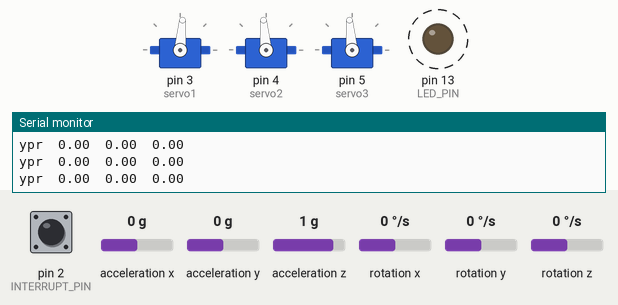
This sketch was run on a simulated Arduino Leonardo, built with avr-gcc and run on an emulated ATmega32U4. Parts: 3 × servo, output pins drawn as LEDs (lit = HIGH), the last lines printed to the serial monitor. Dashed ring = blinking. The test bench sets the inputs (shaded band); at power-on: acceleration z 1 g, acceleration x 0 g, acceleration y 0 g, rotation z 0 °/s, pin 2 (INTERRUPT_PIN) LOW, rotation x 0 °/s, rotation y 0 °/s. The sensor or clock chip raises its interrupt line as the real part does.

Above: at 1.26 s.
1.8 s: acceleration z set to 0.1 g
4.8 s: acceleration z set to -0.2 g
At 6.72 s:
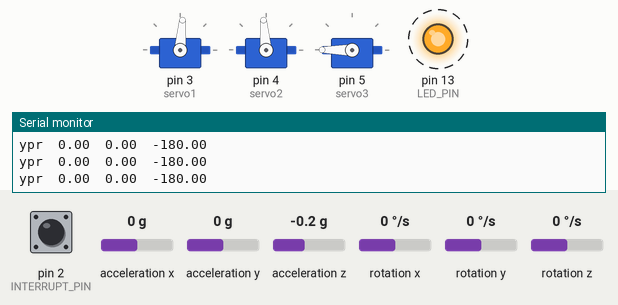
7.8 s: acceleration x set to -1.4 g
At 8.56 s:
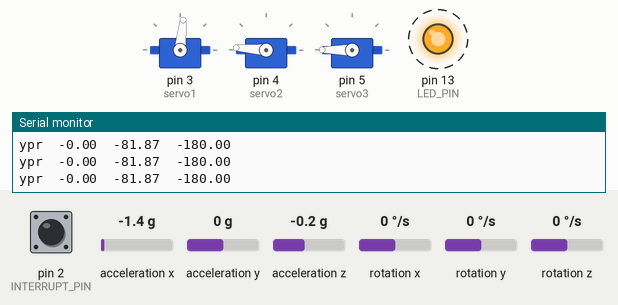
10.8 s: acceleration y set to -1.4 g
At 11.03 s:
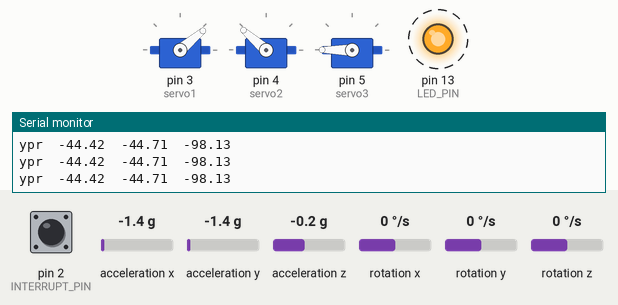
13.8 s: rotation z set to -100 °/s
At 15.04 s:
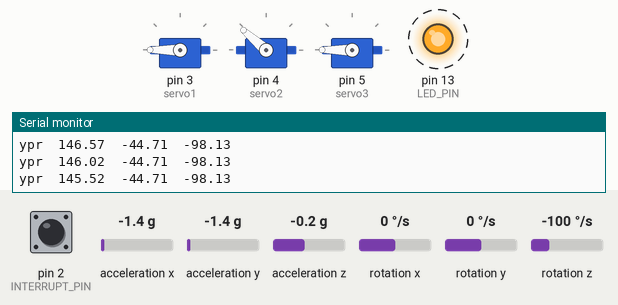
16.8 s: rotation z set to 192 °/s
Timing chart, 0 to 25.0 s (numbered marks = the images above; inputs shaded):
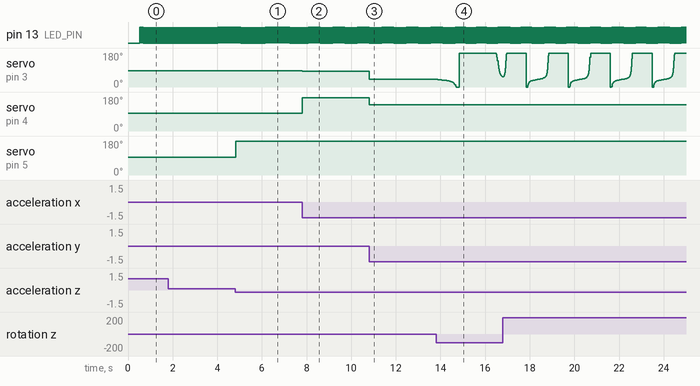

The sketch:

JJDMP6.ino
```cpp
// 6/21/2012 by Jeff Rowberg <jeff@rowberg.net>
// Updates should (hopefully) always be available at https://github.com/jrowberg/i2cdevlib
//
// Changelog:
//      2019-07-08 - Added Auto Calibration and offset generator
//       - and altered FIFO retrieval sequence to avoid using blocking code
//      2016-04-18 - Eliminated a potential infinite loop
//      2013-05-08 - added seamless Fastwire support
//                 - added note about gyro calibration
//      2012-06-21 - added note about Arduino 1.0.1 + Leonardo compatibility error
//      2012-06-20 - improved FIFO overflow handling and simplified read process
//      2012-06-19 - completely rearranged DMP initialization code and simplification
//      2012-06-13 - pull gyro and accel data from FIFO packet instead of reading directly
//      2012-06-09 - fix broken FIFO read sequence and change interrupt detection to RISING
//      2012-06-05 - add gravity-compensated initial reference frame acceleration output
//                 - add 3D math helper file to DMP6 example sketch
//                 - add Euler output and Yaw/Pitch/Roll output formats
//      2012-06-04 - remove accel offset clearing for better results (thanks Sungon Lee)
//      2012-06-01 - fixed gyro sensitivity to be 2000 deg/sec instead of 250
//      2012-05-30 - basic DMP initialization working

/* ============================================
I2Cdev device library code is placed under the MIT license
Copyright (c) 2012 Jeff Rowberg

Permission is hereby granted, free of charge, to any person obtaining a copy
of this software and associated documentation files (the "Software"), to deal
in the Software without restriction, including without limitation the rights
to use, copy, modify, merge, publish, distribute, sublicense, and/or sell
copies of the Software, and to permit persons to whom the Software is
furnished to do so, subject to the following conditions:

The above copyright notice and this permission notice shall be included in
all copies or substantial portions of the Software.

THE SOFTWARE IS PROVIDED "AS IS", WITHOUT WARRANTY OF ANY KIND, EXPRESS OR
IMPLIED, INCLUDING BUT NOT LIMITED TO THE WARRANTIES OF MERCHANTABILITY,
FITNESS FOR A PARTICULAR PURPOSE AND NONINFRINGEMENT. IN NO EVENT SHALL THE
AUTHORS OR COPYRIGHT HOLDERS BE LIABLE FOR ANY CLAIM, DAMAGES OR OTHER
LIABILITY, WHETHER IN AN ACTION OF CONTRACT, TORT OR OTHERWISE, ARISING FROM,
OUT OF OR IN CONNECTION WITH THE SOFTWARE OR THE USE OR OTHER DEALINGS IN
THE SOFTWARE.
===============================================
*/

// I2Cdev and MPU6050 must be installed as libraries, or else the .cpp/.h files
// for both classes must be in the include path of your project
#include "I2Cdev.h"
#include <Servo.h>
#include "MPU6050_6Axis_MotionApps20.h"
//#include "MPU6050.h" // not necessary if using MotionApps include file

// Arduino Wire library is required if I2Cdev I2CDEV_ARDUINO_WIRE implementation
// is used in I2Cdev.h
#if  I2CDEV_IMPLEMENTATION == I2CDEV_ARDUINO_WIRE
    #include "Wire.h"
#endif

// class default I2C address is 0x68
// specific I2C addresses may be passed as a parameter here
// AD0 low = 0x68 (default for SparkFun breakout and InvenSense evaluation board)
// AD0 high = 0x69
MPU6050 mpu;
//MPU6050 mpu(0x69); // <-- use for AD0 high

/* =========================================================================
   NOTE: In addition to connection 3.3v, GND, SDA, and SCL, this sketch
   depends on the MPU-6050's INT pin being connected to the Arduino's
   external interrupt #0 pin. On the Arduino Uno and Mega 2560, this is
   digital I/O pin 2.
 * ========================================================================= */

/* =========================================================================
   NOTE: Arduino v1.0.1 with the Leonardo board generates a compile error
   when using Serial.write(buf, len). The Teapot output uses this method.
   The solution requires a modification to the Arduino USBAPI.h file, which
   is fortunately simple, but annoying. This will be fixed in the next IDE
   release. For more info, see these links:

   http://arduino.cc/forum/index.php/topic,109987.0.html
   http://code.google.com/p/arduino/issues/detail?id=958
 * ========================================================================= */


// uncomment "OUTPUT_READABLE_QUATERNION" if you want to see the actual
// quaternion components in a [w, x, y, z] format (not best for parsing
// on a remote host such as Processing or something though)
//#define OUTPUT_READABLE_QUATERNION

// uncomment "OUTPUT_READABLE_EULER" if you want to see Euler angles
// (in degrees) calculated from the quaternions coming from the FIFO.
// Note that Euler angles suffer from gimbal lock (for more info, see
// http://en.wikipedia.org/wiki/Gimbal_lock)
//#define OUTPUT_READABLE_EULER

// uncomment "OUTPUT_READABLE_YAWPITCHROLL" if you want to see the yaw/
// pitch/roll angles (in degrees) calculated from the quaternions coming
// from the FIFO. Note this also requires gravity vector calculations.
// Also note that yaw/pitch/roll angles suffer from gimbal lock (for
// more info, see: http://en.wikipedia.org/wiki/Gimbal_lock)
#define OUTPUT_READABLE_YAWPITCHROLL

// uncomment "OUTPUT_READABLE_REALACCEL" if you want to see acceleration
// components with gravity removed. This acceleration reference frame is
// not compensated for orientation, so +X is always +X according to the
// sensor, just without the effects of gravity. If you want acceleration
// compensated for orientation, us OUTPUT_READABLE_WORLDACCEL instead.
//#define OUTPUT_READABLE_REALACCEL

// uncomment "OUTPUT_READABLE_WORLDACCEL" if you want to see acceleration
// components with gravity removed and adjusted for the world frame of
// reference (yaw is relative to initial orientation, since no magnetometer
// is present in this case). Could be quite handy in some cases.
//#define OUTPUT_READABLE_WORLDACCEL

// uncomment "OUTPUT_TEAPOT" if you want output that matches the
// format used for the InvenSense teapot demo
//#define OUTPUT_TEAPOT


#define INTERRUPT_PIN 2  // use pin 2 on Arduino Uno & most boards
#define LED_PIN 13 // (Arduino is 13, Teensy is 11, Teensy++ is 6)
bool blinkState = false;

// MPU control/status vars
bool dmpReady = false;  // set true if DMP init was successful
uint8_t mpuIntStatus;   // holds actual interrupt status byte from MPU
uint8_t devStatus;      // return status after each device operation (0 = success, !0 = error)
uint16_t packetSize;    // expected DMP packet size (default is 42 bytes)
uint16_t fifoCount;     // count of all bytes currently in FIFO
uint8_t fifoBuffer[64]; // FIFO storage buffer

//Servo Control
Servo servo1;
Servo servo2;
Servo servo3;

// orientation/motion vars
Quaternion q;           // [w, x, y, z]         quaternion container
VectorInt16 aa;         // [x, y, z]            accel sensor measurements
VectorInt16 aaReal;     // [x, y, z]            gravity-free accel sensor measurements
VectorInt16 aaWorld;    // [x, y, z]            world-frame accel sensor measurements
VectorFloat gravity;    // [x, y, z]            gravity vector
float euler[3];         // [psi, theta, phi]    Euler angle container
float ypr[3];           // [yaw, pitch, roll]   yaw/pitch/roll container and gravity vector
float servo1init = 85;
float servo2init = 95; //170;
float servo3init = 95;
// packet structure for InvenSense teapot demo
uint8_t teapotPacket[14] = { '$', 0x02, 0,0, 0,0, 0,0, 0,0, 0x00, 0x00, '\r', '\n' };


// ================================================================
// ===               INTERRUPT DETECTION ROUTINE                ===
// ================================================================

volatile bool mpuInterrupt = false;     // indicates whether MPU interrupt pin has gone high
void dmpDataReady() {
    mpuInterrupt = true;
}


// ================================================================
// ===                      INITIAL SETUP                       ===
// ================================================================

void setup() {
    // join I2C bus (I2Cdev library doesn't do this automatically)
    #if I2CDEV_IMPLEMENTATION == I2CDEV_ARDUINO_WIRE
        Wire.begin();
        Wire.setClock(400000); // 400kHz I2C clock. Comment this line if having compilation difficulties
    #elif I2CDEV_IMPLEMENTATION == I2CDEV_BUILTIN_FASTWIRE
        Fastwire::setup(400, true);
    #endif

    // initialize serial communication
    // (115200 chosen because it is required for Teapot Demo output, but it's
    // really up to you depending on your project)
    Serial.begin(115200);
    //while (!Serial); // wait for Leonardo enumeration, others continue immediately

    // NOTE: 8MHz or slower host processors, like the Teensy @ 3.3V or Arduino
    // Pro Mini running at 3.3V, cannot handle this baud rate reliably due to
    // the baud timing being too misaligned with processor ticks. You must use
    // 38400 or slower in these cases, or use some kind of external separate
    // crystal solution for the UART timer.

    // initialize device
    Serial.println(F("Initializing I2C devices..."));
    mpu.initialize();
    pinMode(INTERRUPT_PIN, INPUT);

    // verify connection
    Serial.println(F("Testing device connections..."));
    Serial.println(mpu.testConnection() ? F("MPU6050 connection successful") : F("MPU6050 connection failed"));

    // wait for ready
    Serial.println(F("\nSend any character to begin DMP programming and demo: "));
    /*
    while (Serial.available() && Serial.read()); // empty buffer
    while (!Serial.available());                 // wait for data
    while (Serial.available() && Serial.read()); // empty buffer again
    */

    // load and configure the DMP
    Serial.println(F("Initializing DMP..."));
    devStatus = mpu.dmpInitialize();

    // supply your own gyro offsets here, scaled for min sensitivity
    mpu.setXGyroOffset(220);
    mpu.setYGyroOffset(76);
    mpu.setZGyroOffset(-85);
    mpu.setZAccelOffset(1788); // 1688 factory default for my test chip

    // make sure it worked (returns 0 if so)
    if (devStatus == 0) {
        // Calibration Time: generate offsets and calibrate our MPU6050
        mpu.CalibrateAccel(6);
        mpu.CalibrateGyro(6);
        mpu.PrintActiveOffsets();
        // turn on the DMP, now that it's ready
        Serial.println(F("Enabling DMP..."));
        mpu.setDMPEnabled(true);

        // enable Arduino interrupt detection
        Serial.print(F("Enabling interrupt detection (Arduino external interrupt "));
        Serial.print(digitalPinToInterrupt(INTERRUPT_PIN));
        Serial.println(F(")..."));
        attachInterrupt(digitalPinToInterrupt(INTERRUPT_PIN), dmpDataReady, RISING);
        mpuIntStatus = mpu.getIntStatus();

        // set our DMP Ready flag so the main loop() function knows it's okay to use it
        Serial.println(F("DMP ready! Waiting for first interrupt..."));
        dmpReady = true;

        // get expected DMP packet size for later comparison
        packetSize = mpu.dmpGetFIFOPacketSize();
    } else {
        // ERROR!
        // 1 = initial memory load failed
        // 2 = DMP configuration updates failed
        // (if it's going to break, usually the code will be 1)
        Serial.print(F("DMP Initialization failed (code "));
        Serial.print(devStatus);
        Serial.println(F(")"));
    }

    servo1.attach(3);
    servo2.attach(4);
    servo3.attach(5);
    //stable degrees
    servo1.write(servo1init);
    servo2.write(servo2init);
    servo3.write(servo3init);
    // configure LED for output
    pinMode(LED_PIN, OUTPUT);
}


// ================================================================
// ===                    MAIN PROGRAM LOOP                     ===
// ================================================================

void loop() {
    // if programming failed, don't try to do anything
    if (!dmpReady) return;

    // wait for MPU interrupt or extra packet(s) available
    while (!mpuInterrupt && fifoCount < packetSize) {
        if (mpuInterrupt && fifoCount < packetSize) {
          // try to get out of the infinite loop
          fifoCount = mpu.getFIFOCount();
        }
        // other program behavior stuff here
        // .
        // .
        // .
        // if you are really paranoid you can frequently test in between other
        // stuff to see if mpuInterrupt is true, and if so, "break;" from the
        // while() loop to immediately process the MPU data
        // .
        // .
        // .
    }

    // reset interrupt flag and get INT_STATUS byte
    mpuInterrupt = false;
    mpuIntStatus = mpu.getIntStatus();

    // get current FIFO count
    fifoCount = mpu.getFIFOCount();
  if(fifoCount < packetSize){
          //Lets go back and wait for another interrupt. We shouldn't be here, we got an interrupt from another event
      // This is blocking so don't do it   while (fifoCount < packetSize) fifoCount = mpu.getFIFOCount();
  }
    // check for overflow (this should never happen unless our code is too inefficient)
    else if ((mpuIntStatus & (0x01 << MPU6050_INTERRUPT_FIFO_OFLOW_BIT)) || fifoCount >= 1024) {
        // reset so we can continue cleanly
        mpu.resetFIFO();
      //  fifoCount = mpu.getFIFOCount();  // will be zero after reset no need to ask
        Serial.println(F("FIFO overflow!"));

    // otherwise, check for DMP data ready interrupt (this should happen frequently)
    } else if (mpuIntStatus & (0x01 << MPU6050_INTERRUPT_DMP_INT_BIT)) {

        // read a packet from FIFO
  while(fifoCount >= packetSize){ // Lets catch up to NOW, someone is using the dreaded delay()!
    mpu.getFIFOBytes(fifoBuffer, packetSize);
    // track FIFO count here in case there is > 1 packet available
    // (this lets us immediately read more without waiting for an interrupt)
    fifoCount -= packetSize;
  }
        #ifdef OUTPUT_READABLE_QUATERNION
            // display quaternion values in easy matrix form: w x y z
            mpu.dmpGetQuaternion(&q, fifoBuffer);
            Serial.print("quat\t");
            Serial.print(q.w);
            Serial.print("\t");
            Serial.print(q.x);
            Serial.print("\t");
            Serial.print(q.y);
            Serial.print("\t");
            Serial.println(q.z);
        #endif

        #ifdef OUTPUT_READABLE_EULER
            // display Euler angles in degrees
            mpu.dmpGetQuaternion(&q, fifoBuffer);
            mpu.dmpGetEuler(euler, &q);
            Serial.print("euler\t");
            Serial.print(euler[0] * 180/M_PI);
            Serial.print("\t");
            Serial.print(euler[1] * 180/M_PI);
            Serial.print("\t");
            Serial.println(euler[2] * 180/M_PI);
        #endif

        #ifdef OUTPUT_READABLE_YAWPITCHROLL
            // display Euler angles in degrees
            mpu.dmpGetQuaternion(&q, fifoBuffer);
            mpu.dmpGetGravity(&gravity, &q);
            mpu.dmpGetYawPitchRoll(ypr, &q, &gravity);
            Serial.print("ypr\t");
            Serial.print(ypr[0] * 180/M_PI);
            servo1.write(servo1init+ypr[0]*180/M_PI);
            Serial.print("\t");
            Serial.print(ypr[1] * 180/M_PI);
            servo2.write(servo2init-ypr[1]*180/M_PI);
            Serial.print("\t");
            Serial.println(ypr[2] * 180/M_PI);
            servo3.write(servo3init-ypr[2]*180/M_PI);
        #endif

        #ifdef OUTPUT_READABLE_REALACCEL
            // display real acceleration, adjusted to remove gravity
            mpu.dmpGetQuaternion(&q, fifoBuffer);
            mpu.dmpGetAccel(&aa, fifoBuffer);
            mpu.dmpGetGravity(&gravity, &q);
            mpu.dmpGetLinearAccel(&aaReal, &aa, &gravity);
            Serial.print("areal\t");
            Serial.print(aaReal.x);
            Serial.print("\t");
            Serial.print(aaReal.y);
            Serial.print("\t");
            Serial.println(aaReal.z);
        #endif

        #ifdef OUTPUT_READABLE_WORLDACCEL
            // display initial world-frame acceleration, adjusted to remove gravity
            // and rotated based on known orientation from quaternion
            mpu.dmpGetQuaternion(&q, fifoBuffer);
            mpu.dmpGetAccel(&aa, fifoBuffer);
            mpu.dmpGetGravity(&gravity, &q);
            mpu.dmpGetLinearAccel(&aaReal, &aa, &gravity);
            mpu.dmpGetLinearAccelInWorld(&aaWorld, &aaReal, &q);
            Serial.print("aworld\t");
            Serial.print(aaWorld.x);
            Serial.print("\t");
            Serial.print(aaWorld.y);
            Serial.print("\t");
            Serial.println(aaWorld.z);
        #endif

        #ifdef OUTPUT_TEAPOT
            // display quaternion values in InvenSense Teapot demo format:
            teapotPacket[2] = fifoBuffer[0];
            teapotPacket[3] = fifoBuffer[1];
            teapotPacket[4] = fifoBuffer[4];
            teapotPacket[5] = fifoBuffer[5];
            teapotPacket[6] = fifoBuffer[8];
            teapotPacket[7] = fifoBuffer[9];
            teapotPacket[8] = fifoBuffer[12];
            teapotPacket[9] = fifoBuffer[13];
            Serial.write(teapotPacket, 14);
            teapotPacket[11]++; // packetCount, loops at 0xFF on purpose
        #endif

        // blink LED to indicate activity
        blinkState = !blinkState;
        digitalWrite(LED_PIN, blinkState);
    }
}
```

Measured:
- the behaviour switches between 0 and -0.1 g on acceleration z (found by bisection; images 0 and 1)
- after the input at 4.8 s, servo on pin 5 (servo3): 95° → 180° at once
- after the input at 7.8 s, servo on pin 3 (servo1): 85° → 84° at once; servo on pin 4 (servo2): 95° → 176° at once
- after the input at 10.8 s, servo on pin 3 (servo1): 84° → 40° at once; servo on pin 4 (servo2): 176° → 139° at once
- by itself, pin 13 (LED_PIN): alternates HIGH for 0.01 s and LOW for 0.01 s
